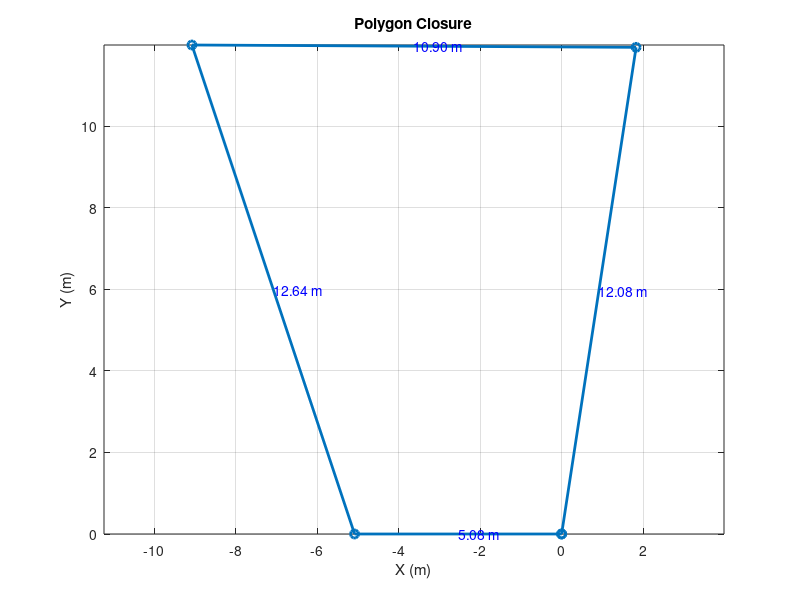

The MATLAB source for this figure:
% Demonstration of Linear system for polygon closure with 2 degrees of 
% freedom

clc; clear;

% Inputs
turns = [81.3, 98.4, 108.7, 71.6];   % turtle-style left turns
L1 = 12.08;                          % known first side
L4 = 5.08;                           % known last side

% Compute absolute headings
n = 4;                               % number of sides
headings = zeros(1, n);              % heading angles
angle = 0;                           % start facing east

% Accumulate heading angles using turn angles (turtle geometry)
for i = 1:n
    angle = angle + turns(i);
    headings(i) = mod(angle, 360);  % wrap to 0,360
end

% Build linear system for unknown side lengths
dx = cosd(headings);
dy = sind(headings);

% Construct the system Ax = b to enforce closure condition
A = [dx(2), dx(3), dx(4);
     dy(2), dy(3), dy(4)];
b = -L1 * [dx(1); dy(1)];           % Move first vector to RHS


% Reduced system
A2 = A(:,1:2);             % 2x2 for L2, L3
b2 = b - A(:,3) * L4;      % adjusted RHS

L2_L3 = A2 \ b2;           % exact solution

% Final side lengths
lengths = [L1, L2_L3', L4];

% Trace the polygon vertices
x = zeros(1, n+1);
y = zeros(1, n+1);
for i = 1:n
    x(i+1) = x(i) + lengths(i) * cosd(headings(i));
    y(i+1) = y(i) + lengths(i) * sind(headings(i));
end

% Plot
figure;
plot(x, y, '-o', 'LineWidth', 2);
axis equal;
grid on;
title('Polygon Closure');
xlabel('X (m)');
ylabel('Y (m)');

% Annotate lengths
hold on;
for i = 1:n
    midx = (x(i)+x(i+1))/2;
    midy = (y(i)+y(i+1))/2;
    text(midx, midy, sprintf('%.2f m', lengths(i)), 'Color', 'b', 'FontSize', 10);
end

% Output
disp('Solved side lengths:');
disp(lengths);
fprintf('Closure error: Δx = %.6f, Δy = %.6f\n', x(end)-x(1), y(end)-y(1));